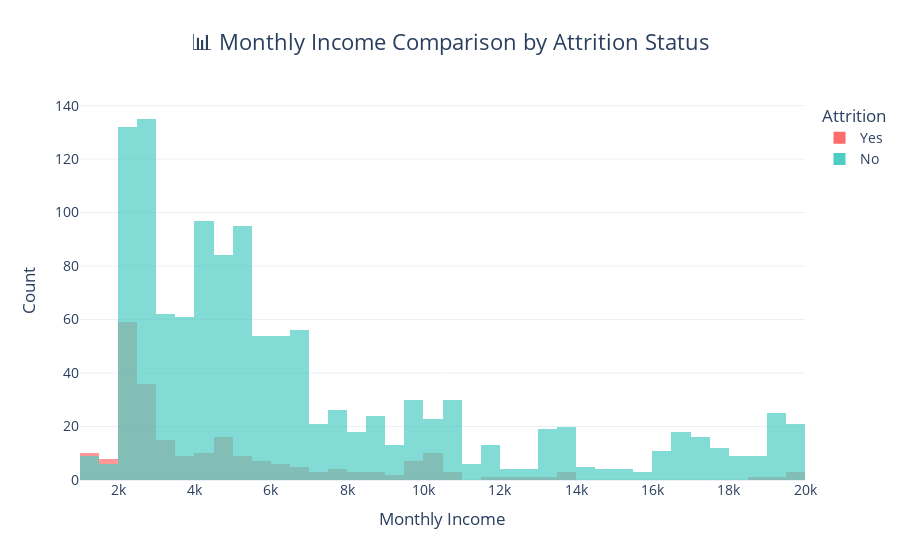

Here is the notebook cell this chart was saved with:
### Markdown cell above
### **Does monthly income have an impact on employee turnover (attrition)?**

### Code cell
fig = px.histogram(
    df,
    x='MonthlyIncome',
    color='Attrition',
    nbins=40,
    barmode='overlay',
    opacity=0.7,
    color_discrete_map={'Yes': '#FF6B6B', 'No': '#4ECDC4'},
    title="📊 Monthly Income Comparison by Attrition Status"
)

fig.update_layout(
    template='plotly_white',
    title_font_size=22,
    title_x=0.5,
    xaxis_title="Monthly Income",
    yaxis_title="Count",
    font=dict(size=14),
)
fig.show()

### Figure 1 — Plotly figure (JSON) as saved in the notebook; plotly's stock layout.template omitted (floating-point values rounded to 4 significant figures; data arrays with more than 128 entries replaced by an {"elided": "..."} marker saying what was removed)
{"data": [{"bingroup": "x", "hovertemplate": "Attrition=Yes<br>MonthlyIncome=%{x}<br>count=%{y}<extra></extra>", "legendgroup": "Yes", "marker": {"color": "#FF6B6B", "opacity": 0.7, "pattern": {"shape": ""}}, "name": "Yes", "nbinsx": 40, "orientation": "v", "showlegend": true, "type": "histogram", "x": {"elided": "237 int values"}, "xaxis": "x", "yaxis": "y"}, {"bingroup": "x", "hovertemplate": "Attrition=No<br>MonthlyIncome=%{x}<br>count=%{y}<extra></extra>", "legendgroup": "No", "marker": {"color": "#4ECDC4", "opacity": 0.7, "pattern": {"shape": ""}}, "name": "No", "nbinsx": 40, "orientation": "v", "showlegend": true, "type": "histogram", "x": {"elided": "1233 int values"}, "xaxis": "x", "yaxis": "y"}], "layout": {"barmode": "overlay", "font": {"size": 14}, "legend": {"title": {"text": "Attrition"}, "tracegroupgap": 0}, "title": {"font": {"size": 22}, "text": "📊 Monthly Income Comparison by Attrition Status", "x": 0.5}, "xaxis": {"anchor": "y", "domain": [0, 1], "title": {"text": "Monthly Income"}}, "yaxis": {"anchor": "x", "domain": [0, 1], "title": {"text": "Count"}}}}
